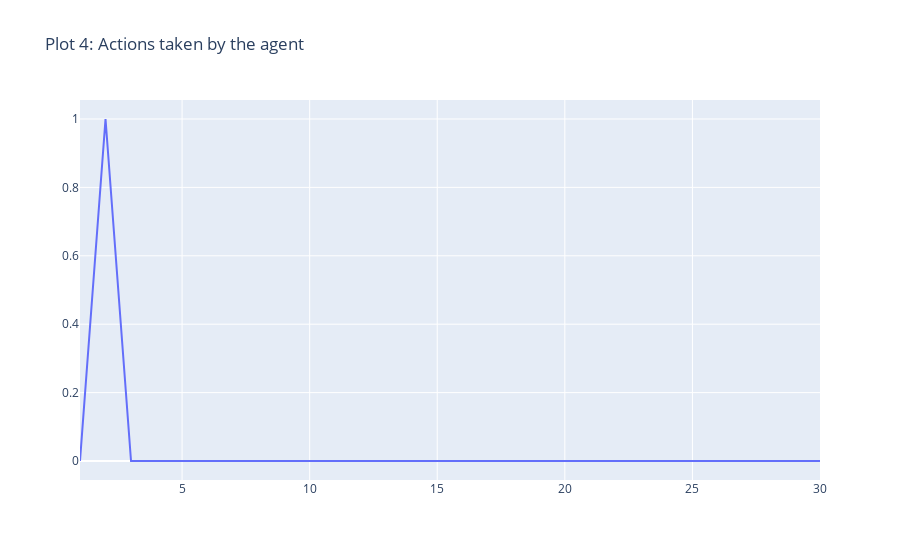

Here is the notebook cell this chart was saved with:
### Code cell
# Plot the actions taken by the agent
fig4 = go.Figure()
fig4.add_trace(go.Scatter(x=weeks, y=actions, mode='lines', name='Actions'))
fig4.update_layout(title='Plot 4: Actions taken by the agent')
fig4.show()

### Figure 1 — Plotly figure (JSON) as saved in the notebook; plotly's stock layout.template omitted (floating-point values rounded to 4 significant figures)
{"data": [{"mode": "lines", "name": "Actions", "type": "scatter", "x": [1, 2, 3, 4, 5, 6, 7, 8, 9, 10, 11, 12, 13, 14, 15, 16, 17, 18, 19, 20, 21, 22, 23, 24, 25, 26, 27, 28, 29, 30], "y": [0, 1, 0, 0, 0, 0, 0, 0, 0, 0, 0, 0, 0, 0, 0, 0, 0, 0, 0, 0, 0, 0, 0, 0, 0, 0, 0, 0, 0, 0]}], "layout": {"title": {"text": "Plot 4: Actions taken by the agent"}}}
